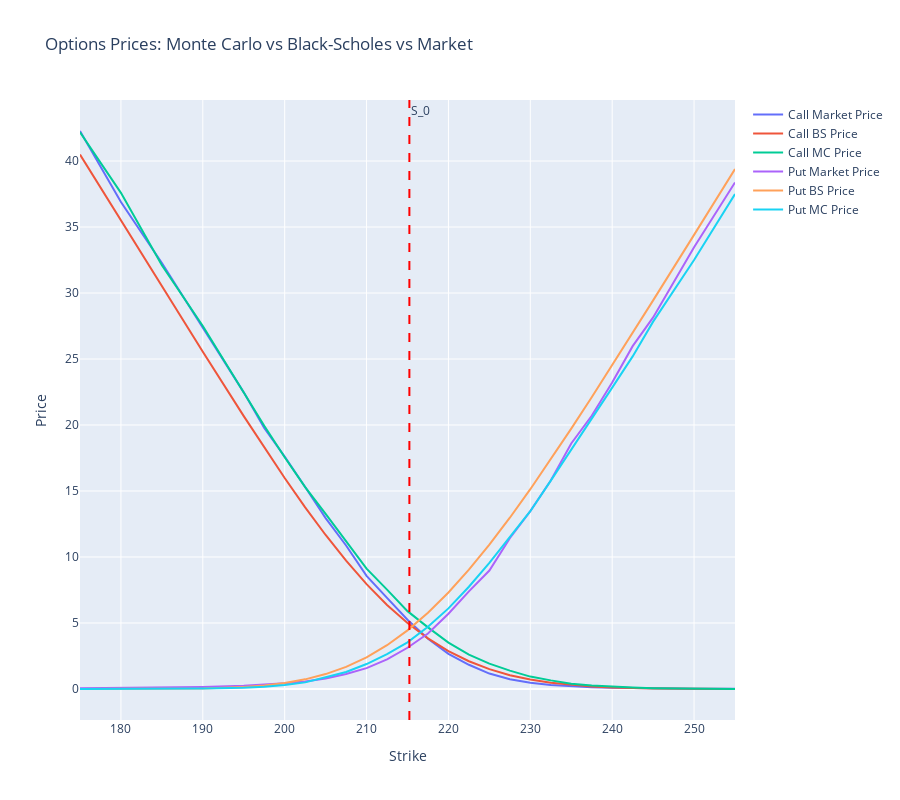

Notebook code cell kept with this figure:
### Code cell
fig = go.Figure()
for index, option_type in enumerate(["Call", "Put"]):
    for prices_type in ["Market Price", "BS Price", "MC Price"]:
        prices = options_data.loc[options_data.index.levels[0][1], option_type][prices_type]
        fig.add_trace(go.Scatter(
            x=prices.index,
            y=prices.values,
            name=f"{option_type} {prices_type}"
        ))

fig.add_vline(x=S0, line_dash="dash", line_color="red", annotation_text="S_0")
fig.update_layout(
    title="Options Prices: Monte Carlo vs Black-Scholes vs Market",
    xaxis_title="Strike",
    yaxis_title="Price",
    height=800
)
fig.show()

### Figure 1 — Plotly figure (JSON) as saved in the notebook; plotly's stock layout.template omitted (floating-point values rounded to 4 significant figures)
{"data": [{"name": "Call Market Price", "type": "scatter", "x": [175, 180, 185, 190, 195, 197.5, 200, 202.5, 205, 207.5, 210, 212.5, 215, 217.5, 220, 222.5, 225, 227.5, 230, 232.5, 235, 237.5, 240, 242.5, 245, 250, 255], "y": [42.27, 36.9, 32.28, 27.33, 22.48, 19.77, 17.6, 15.3, 12.95, 10.88, 8.575, 6.9, 5.25, 3.8, 2.665, 1.835, 1.17, 0.745, 0.48, 0.31, 0.2, 0.135, 0.095, 0.07, 0.055, 0.025, 0.015]}, {"name": "Call BS Price", "type": "scatter", "x": [175, 180, 185, 190, 195, 197.5, 200, 202.5, 205, 207.5, 210, 212.5, 215, 217.5, 220, 222.5, 225, 227.5, 230, 232.5, 235, 237.5, 240, 242.5, 245, 250, 255], "y": [40.49, 35.5, 30.52, 25.56, 20.68, 18.3, 15.98, 13.77, 11.67, 9.721, 7.947, 6.367, 4.995, 3.832, 2.873, 2.104, 1.504, 1.049, 0.7138, 0.4739, 0.3069, 0.194, 0.1196, 0.072, 0.04232, 0.01363, 0.004007]}, {"name": "Call MC Price", "type": "scatter", "x": [175, 180, 185, 190, 195, 197.5, 200, 202.5, 205, 207.5, 210, 212.5, 215, 217.5, 220, 222.5, 225, 227.5, 230, 232.5, 235, 237.5, 240, 242.5, 245, 250, 255], "y": [42.18, 37.59, 32.1, 27.5, 22.47, 19.95, 17.56, 15.3, 13.27, 11.15, 9.117, 7.532, 5.898, 4.668, 3.52, 2.611, 1.923, 1.392, 0.9402, 0.6531, 0.4035, 0.2572, 0.1595, 0.1049, 0.06087, 0.02181, 0.003756]}, {"name": "Put Market Price", "type": "scatter", "x": [175, 180, 185, 190, 195, 197.5, 200, 202.5, 205, 207.5, 210, 212.5, 215, 217.5, 220, 222.5, 225, 227.5, 230, 232.5, 235, 237.5, 240, 242.5, 245, 250, 255], "y": [0.055, 0.075, 0.105, 0.155, 0.24, 0.315, 0.43, 0.565, 0.79, 1.135, 1.58, 2.245, 3.125, 4.2, 5.7, 7.4, 8.975, 11.43, 13.47, 15.8, 18.6, 20.7, 23.23, 25.98, 28.15, 33.48, 38.38]}, {"name": "Put BS Price", "type": "scatter", "x": [175, 180, 185, 190, 195, 197.5, 200, 202.5, 205, 207.5, 210, 212.5, 215, 217.5, 220, 222.5, 225, 227.5, 230, 232.5, 235, 237.5, 240, 242.5, 245, 250, 255], "y": [0.0001876, 0.001486, 0.008885, 0.04115, 0.1514, 0.2684, 0.4533, 0.7313, 1.13, 1.678, 2.401, 3.317, 4.441, 5.775, 7.312, 9.039, 10.93, 12.98, 15.14, 17.39, 19.72, 22.11, 24.53, 26.98, 29.44, 34.41, 39.39]}, {"name": "Put MC Price", "type": "scatter", "x": [175, 180, 185, 190, 195, 197.5, 200, 202.5, 205, 207.5, 210, 212.5, 215, 217.5, 220, 222.5, 225, 227.5, 230, 232.5, 235, 237.5, 240, 242.5, 245, 250, 255], "y": [0, 0, 0.003898, 0.03386, 0.1017, 0.1695, 0.3056, 0.5011, 0.8864, 1.291, 1.891, 2.645, 3.532, 4.708, 6.108, 7.749, 9.551, 11.49, 13.47, 15.79, 18.13, 20.41, 22.83, 25.2, 27.83, 32.5, 37.5]}], "layout": {"annotations": [{"showarrow": false, "text": "S_0", "x": 215.2, "xanchor": "left", "xref": "x", "y": 1, "yanchor": "top", "yref": "y domain"}], "height": 800, "shapes": [{"line": {"color": "red", "dash": "dash"}, "type": "line", "x0": 215.2, "x1": 215.2, "xref": "x", "y0": 0, "y1": 1, "yref": "y domain"}], "title": {"text": "Options Prices: Monte Carlo vs Black-Scholes vs Market"}, "xaxis": {"title": {"text": "Strike"}}, "yaxis": {"title": {"text": "Price"}}}}
